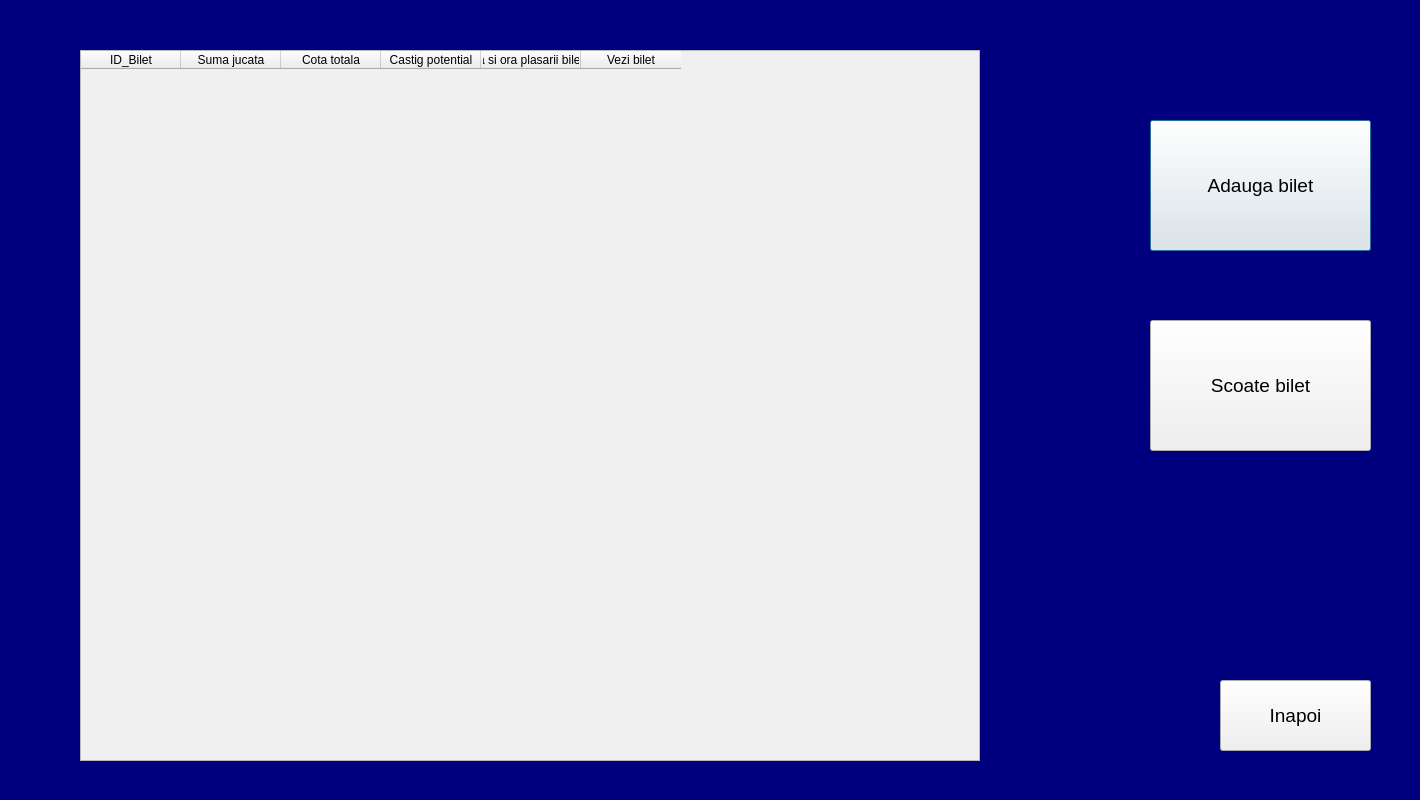
<?xml version="1.0" encoding="UTF-8"?>
<ui version="4.0">
 <class>Dialog</class>
 <widget class="QDialog" name="Dialog">
  <property name="geometry">
   <rect>
    <x>0</x>
    <y>0</y>
    <width>1420</width>
    <height>800</height>
   </rect>
  </property>
  <property name="windowTitle">
   <string>Dialog</string>
  </property>
  <property name="styleSheet">
   <string notr="true">background-color: rgb(0, 0, 127);</string>
  </property>
  <widget class="QTableWidget" name="tabel">
   <property name="geometry">
    <rect>
     <x>80</x>
     <y>50</y>
     <width>900</width>
     <height>711</height>
    </rect>
   </property>
   <property name="styleSheet">
    <string notr="true">background-color: rgb(240, 240, 240);</string>
   </property>
   <column>
    <property name="text">
     <string>ID_Bilet</string>
    </property>
   </column>
   <column>
    <property name="text">
     <string>Suma jucata</string>
    </property>
   </column>
   <column>
    <property name="text">
     <string>Cota totala</string>
    </property>
   </column>
   <column>
    <property name="text">
     <string>Castig potential</string>
    </property>
   </column>
   <column>
    <property name="text">
     <string>Data si ora plasarii biletului</string>
    </property>
   </column>
   <column>
    <property name="text">
     <string>Vezi bilet</string>
    </property>
   </column>
  </widget>
  <widget class="QPushButton" name="butonAdaugaBilet">
   <property name="geometry">
    <rect>
     <x>1150</x>
     <y>120</y>
     <width>221</width>
     <height>131</height>
    </rect>
   </property>
   <property name="font">
    <font>
     <pointsize>14</pointsize>
    </font>
   </property>
   <property name="styleSheet">
    <string notr="true">background-color: rgb(240, 240, 240);</string>
   </property>
   <property name="text">
    <string>Adauga bilet</string>
   </property>
  </widget>
  <widget class="QPushButton" name="butonScoateBilet">
   <property name="geometry">
    <rect>
     <x>1150</x>
     <y>320</y>
     <width>221</width>
     <height>131</height>
    </rect>
   </property>
   <property name="font">
    <font>
     <pointsize>14</pointsize>
    </font>
   </property>
   <property name="styleSheet">
    <string notr="true">background-color: rgb(240, 240, 240);</string>
   </property>
   <property name="text">
    <string>Scoate bilet</string>
   </property>
  </widget>
  <widget class="QPushButton" name="butonInapoi">
   <property name="geometry">
    <rect>
     <x>1220</x>
     <y>680</y>
     <width>151</width>
     <height>71</height>
    </rect>
   </property>
   <property name="font">
    <font>
     <pointsize>14</pointsize>
    </font>
   </property>
   <property name="styleSheet">
    <string notr="true">background-color: rgb(240, 240, 240);</string>
   </property>
   <property name="text">
    <string>Inapoi</string>
   </property>
  </widget>
 </widget>
 <resources/>
 <connections/>
</ui>
